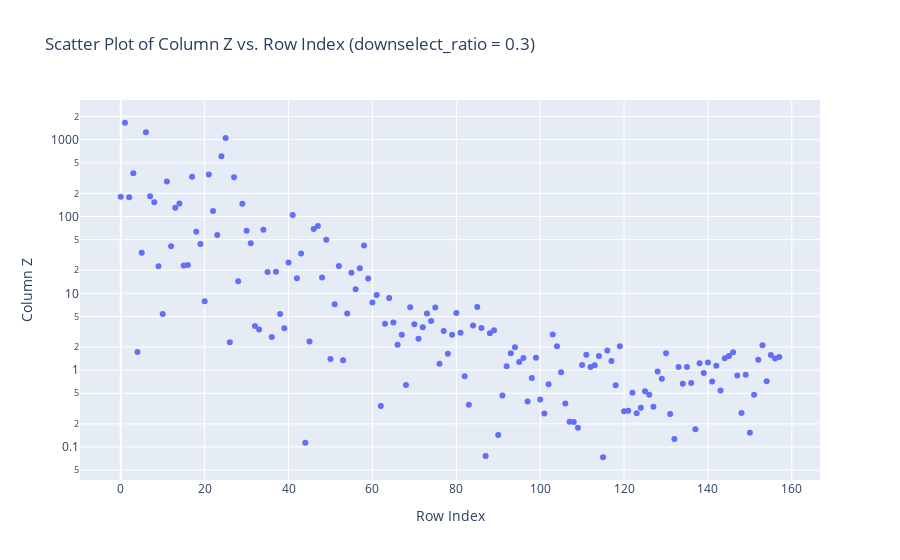
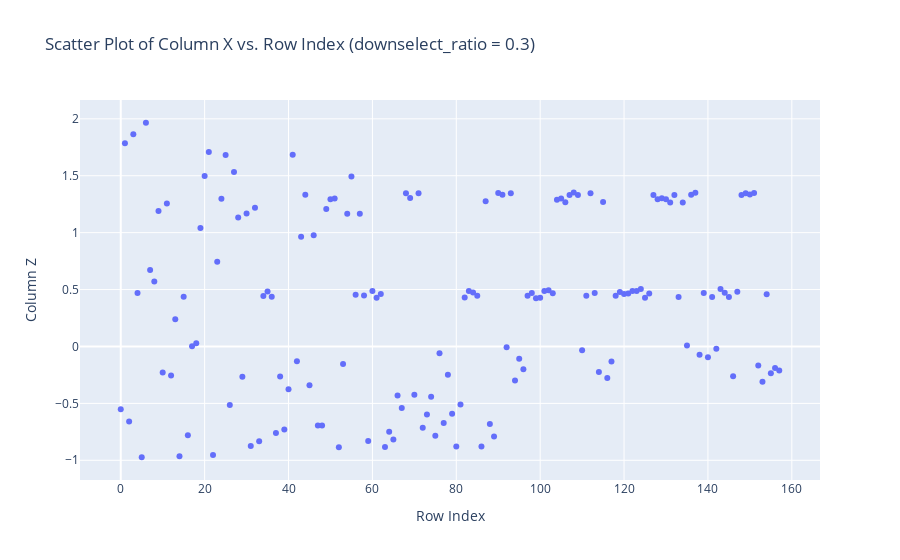

The code cell stored with these charts, in order, in its notebook:
### Code cell
# first random seed (downselect_number = 20, downselect_ratio = 0.3, voxel_overlap 0.6
fig = go.Figure(data=go.Scatter(x=df.index, y=df['Z'], mode='markers'))

# Set y-aZis scale to logarithmic
fig.update_layout(yaxis_type='log')

# Add labels and title to the plot
fig.update_layout(title=f'Scatter Plot of Column Z vs. Row Index (downselect_ratio = {downselect_ratio})',
                  xaxis_title='Row Index',
                  yaxis_title='Column Z')

# Display the plot
fig.show()

# Set y-axis scale to logarithmic
# fig.update_layout(yaxis_type='log')

fig = go.Figure(data=go.Scatter(x=df.index, y=df['X'], mode='markers'))

# Add labels and title to the plot
fig.update_layout(title=f'Scatter Plot of Column X vs. Row Index (downselect_ratio = {downselect_ratio})',
                  xaxis_title='Row Index',
                  yaxis_title='Column Z')

# Display the plot
fig.show()

fig = go.Figure(data=go.Scatter(x=df.index, y=df['Y'], mode='markers'))

# Set y-axis scale to logarithmic
# fig.update_layout(yaxis_type='log')

# Add labels and title to the plot
fig.update_layout(title=f'Scatter Plot of Column Y vs. Row Index (downselect_ratio = {downselect_ratio})',
                  xaxis_title='Row Index',
                  yaxis_title='Column Z')

# Display the plot
fig.show()

### Figure 1 — Plotly figure (JSON) as saved in the notebook; plotly's stock layout.template omitted (floating-point values rounded to 4 significant figures; data arrays with more than 128 entries replaced by an {"elided": "..."} marker saying what was removed)
{"data": [{"mode": "markers", "type": "scatter", "x": {"elided": "158 int values"}, "y": {"elided": "158 float values"}}], "layout": {"title": {"text": "Scatter Plot of Column Z vs. Row Index (downselect_ratio = 0.3)"}, "xaxis": {"title": {"text": "Row Index"}}, "yaxis": {"title": {"text": "Column Z"}, "type": "log"}}}

### Figure 2 — Plotly figure (JSON) as saved in the notebook; plotly's stock layout.template omitted (floating-point values rounded to 4 significant figures; data arrays with more than 128 entries replaced by an {"elided": "..."} marker saying what was removed)
{"data": [{"mode": "markers", "type": "scatter", "x": {"elided": "158 int values"}, "y": {"elided": "158 float values"}}], "layout": {"title": {"text": "Scatter Plot of Column X vs. Row Index (downselect_ratio = 0.3)"}, "xaxis": {"title": {"text": "Row Index"}}, "yaxis": {"title": {"text": "Column Z"}}}}
